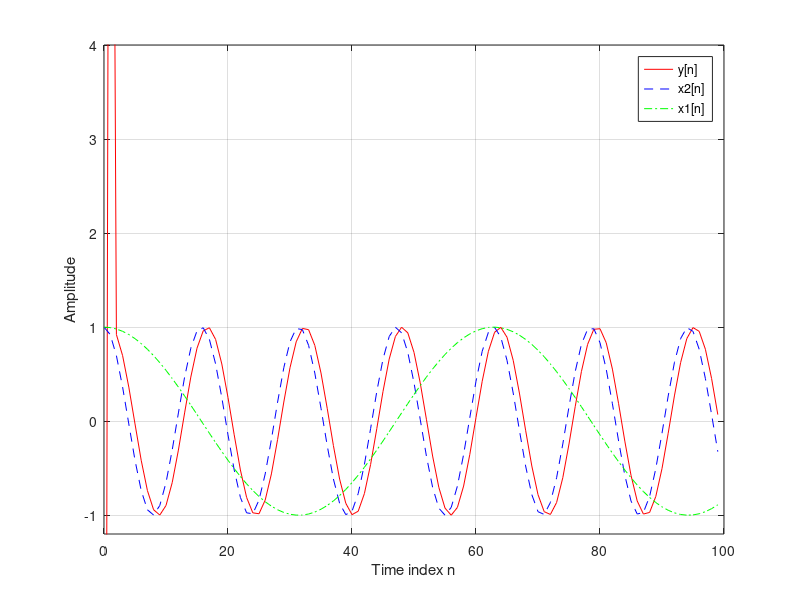

This chart was generated by the following MATLAB code:
% Program 4_4
% Set up the filter coefficients
b = [-6.76195 13.456335 -6.76195];
%  Set initial conditions to zero values
zi = [0 0];
% Generate the two sinusoidal sequences
n = 0:99;
x1 = cos(0.1*n);
x2 = cos(0.4*n);
%  Generate the filter output sequence
y = filter(b, 1, x1+x2, zi);
% Plot the input and the output sequences
plot(n,y,'r-',n,x2,'b--',n,x1,'g-.');grid
axis([0 100 -1.2 4]);
ylabel('Amplitude'); xlabel('Time index n');
legend('y[n]','x2[n]','x1[n]')